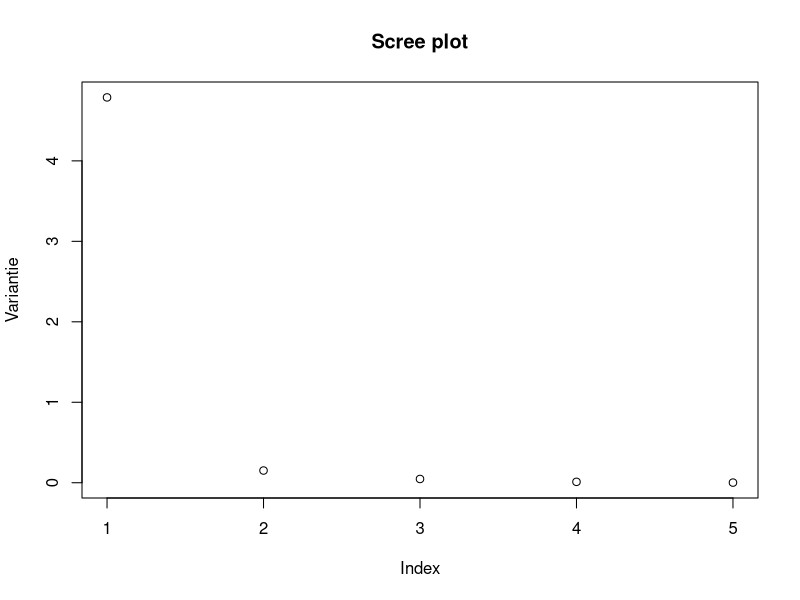
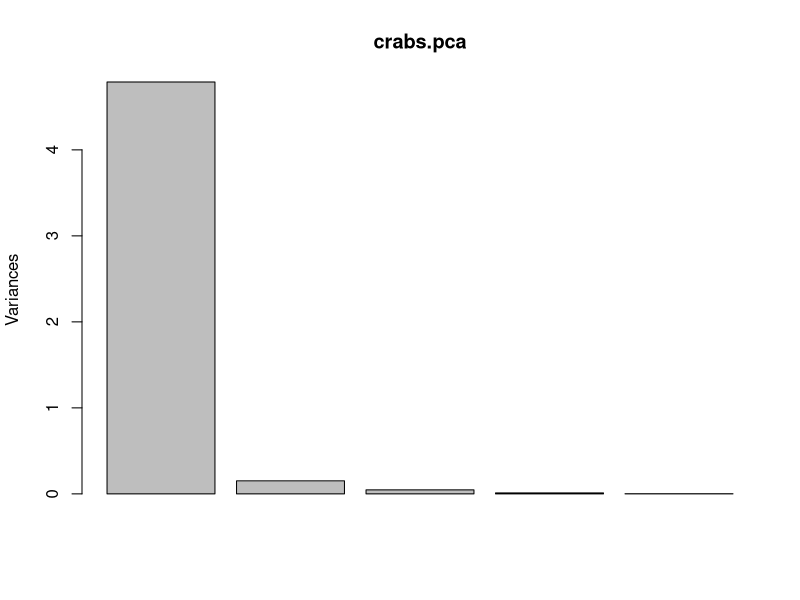
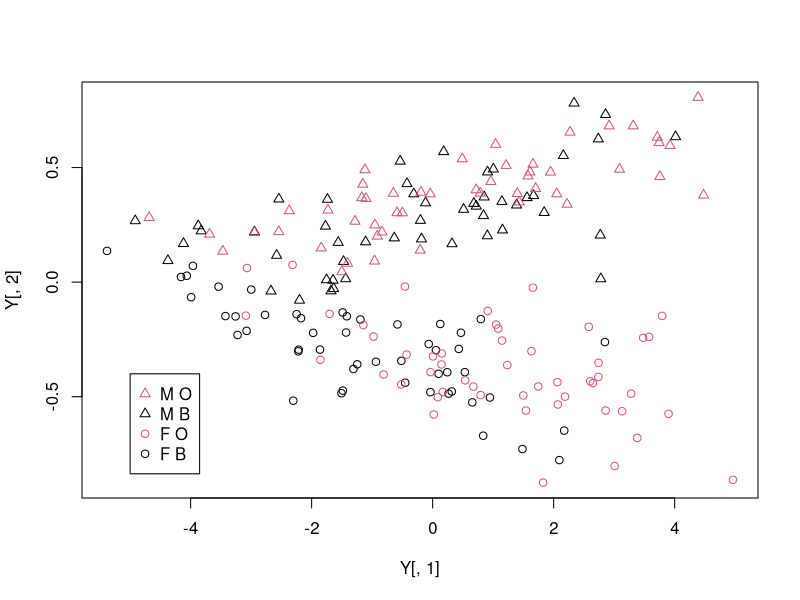
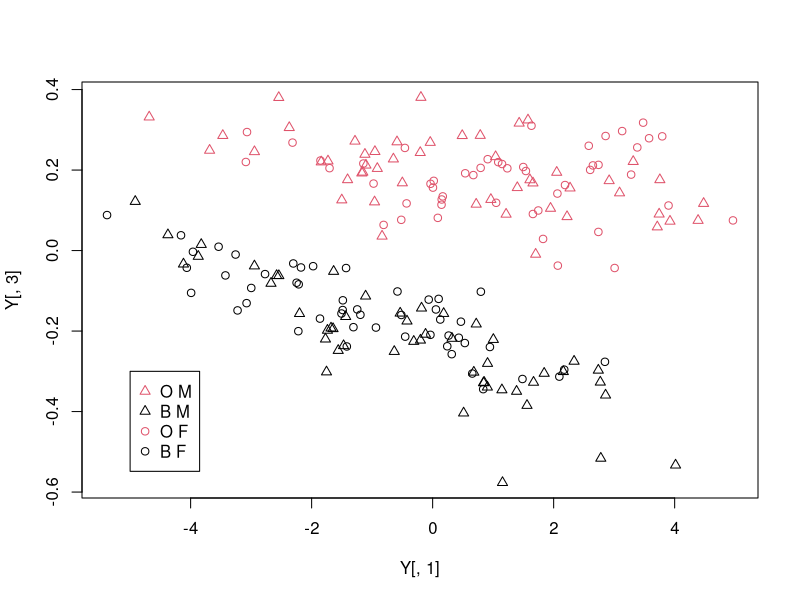
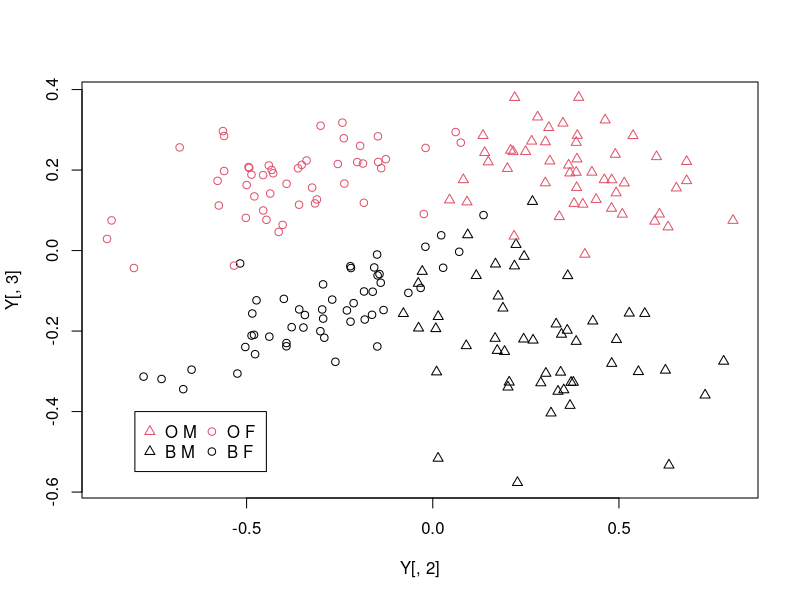
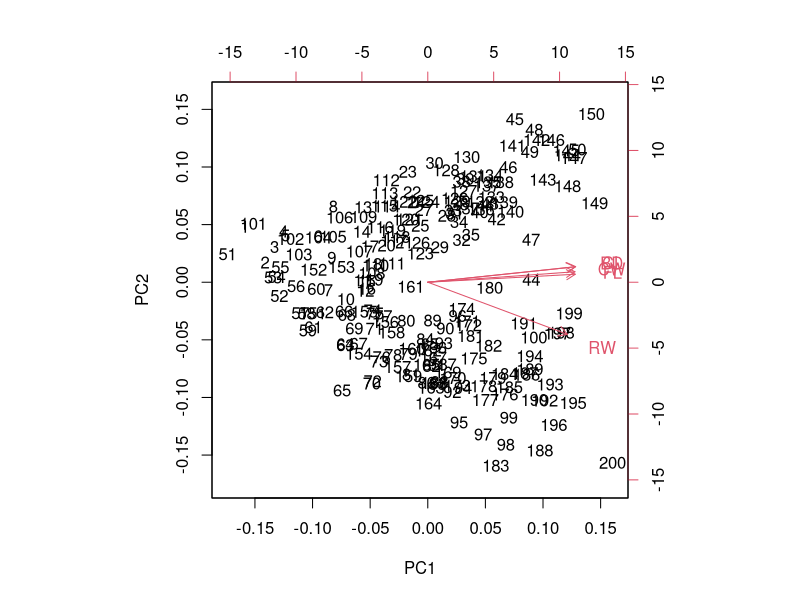
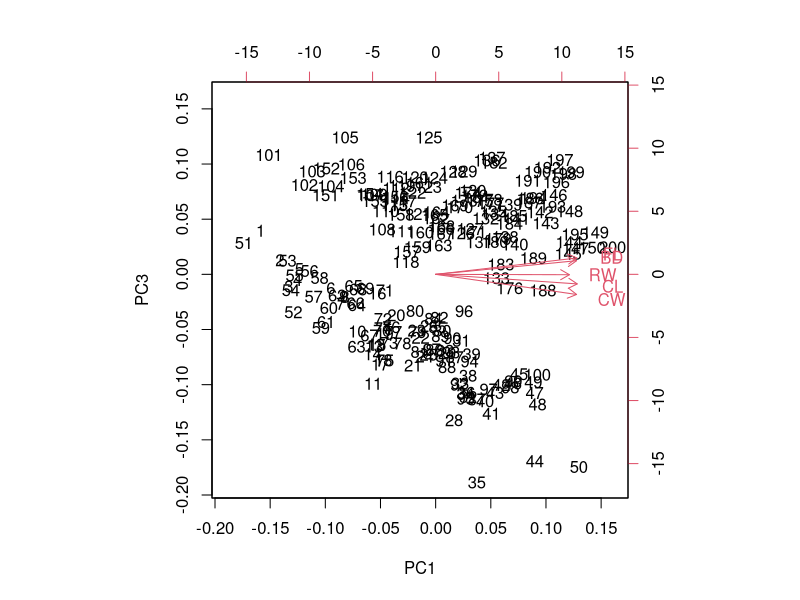
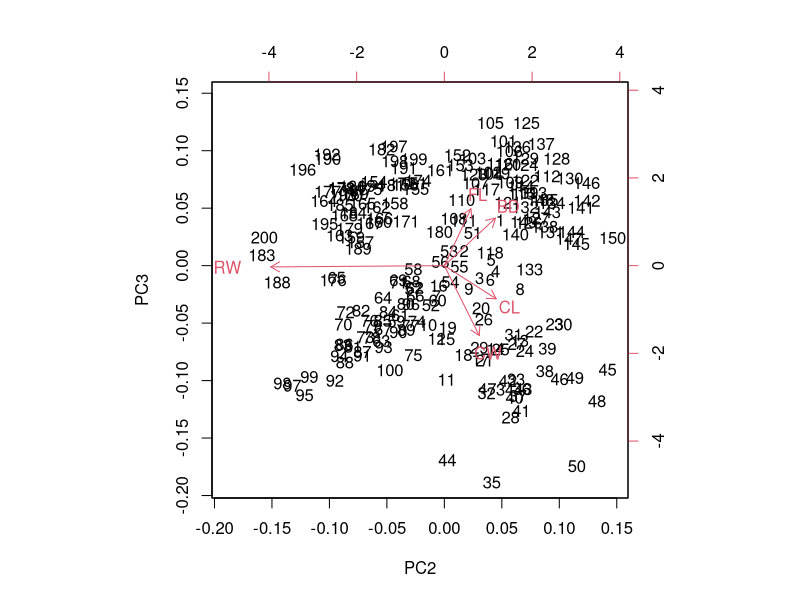

R code for these plots, in order:
## PCA

library(MASS)
attach(crabs); help(crabs)
summary(crabs); head(crabs)
# Afmetingen: http://www.cma4ch.org/chemo/image/crab-carapace.png

## Manuele berekeningen
X = scale(crabs[,4:8])
crabs.eig = eigen(cor(X))
crabs.eig$values/sum(crabs.eig$values)
cumsum(crabs.eig$values/sum(crabs.eig$values))
plot(1:5,crabs.eig$values,main="Scree plot",xlab="Index",ylab="Variantie")
P = crabs.eig$vectors; P # Y = XP
Y1 = X%*%P; head(Y1)
## Eerste principaalcomponent correleert in dezelfde mate met alle veranderlijken:  dit is de "grootte" van de krab: kleinere PC1 (wegens mintekens) betekent grotere krab
## Tweede component kijkt naar het verschil tussen het achterlijf RW en de andere veranderlijken: hogere PC2 betekent breder achterlijf *in vergelijking met de rest van het lichaam*
## Derde component vergelijkt de grootte van het karkas met de dikte en de voorkant van het lijf (RW speelt geen rol van betekenis): hoe groter PC3, hoe dikker het lijf/breder de voorkant van de krab

## Ingebouwde commando's
crabs.pca = prcomp(X,scale=TRUE)
plot(crabs.pca)
summary(crabs.pca) 
attributes(crabs.pca)
P = crabs.pca$rotation; P
Y = predict(crabs.pca); head(Y)
max(abs(Y)-abs(Y1))
colSums(P^2)
# de eigenvectoren zijn genormeerd (en dus op het teken na bepaald, vergelijk manuele berekeningen met output van ingebouwde commando's)
## Rotatie-matrix is identiek op teken na, maar dat is arbitrair bij keuze van (genormaliseerde) eigenvector
## In de praktijk natuurlijk altijd ingebouwde commando's gebruiken

# De eerste principaalcomponent verklaart ruim 95% van alle variantie in de data.
# Een grotere krab heeft een groter achterlijf en grotere poten grotere alles.
# Deze veranderlijke kan dus in grote mate de vijf afmetingen vervangen in één maat "grootte"

tapply(Y[,2],sex,mean)
tapply(Y[,3],sp,mean)
SEX = as.factor(c("M","M","F","F")) # voor legende
SP  = as.factor(c("O","B","O","B")) # voor legende
plot(Y[,1],Y[,2],col=as.numeric(sp),pch=as.numeric(sex))
legend(-5,-.4, paste(SEX,SP), col=as.numeric(SP), pch=as.numeric(SEX))
plot(Y[,1],Y[,3],col=as.numeric(sp),pch=as.numeric(sex))
legend(-5,-0.3, paste(SP,SEX), col=as.numeric(SP), pch=as.numeric(SEX))
plot(Y[,2],Y[,3],col=as.numeric(sp),pch=as.numeric(sex))
legend(-.8,-0.4,ncol=2, paste(SP,SEX), col=as.numeric(SP), pch=as.numeric(SEX))
## Grootte van een krab (PC1) verraadt geslacht noch soort.
## Vrouwelijke krabben hebben een relatief breder achterlijf (PC2 negatief) ten opzichte van de rest van het lichaam.
## Oranje krabben hebben een dikker lijf in vergelijking met de grootte van het schild (positieve PC3)

# Ondanks het feit dat heel wat variantie in één maat te vatten is, zit er duidelijk wel nog veel informatie in de bijkomende componenten
# Herinner je dat er bij de clusteringtechnieken niet echt structurele groepen werden waargenomen (tenzij een eerder arbitraire indeling in kleinere en grotere krabben)
# In vorige sessie bleek dat de afmetingen niet verschillen naargelang één afmeting, maar wel bij simultaan vergelijken van afmetingen
# Door naar de onafhankelijke richtingen in de data te kijken, is het hier blijkbaar wel mogelijk om een quasi perfect onderscheid te maken

biplot(crabs.pca,choices=c(1,2))
biplot(crabs.pca,choices=c(1,3))
biplot(crabs.pca,choices=c(2,3))
## biplot voegt aan getransformeerde data ook "oude basisvectoren" toe zodat effect van de originele veranderlijken meteen af te lezen is
detach(crabs)

library(MASS)
data(UScereal); help(UScereal)
summary(UScereal); head(UScereal)
attach(UScereal)
names(UScereal)
## Als vereenvoudiging gaan we er van uit dat
## de voedingscategorieen elkaar onderling niet overlappen en
## de volledige inhoud van de ontbijtgranen beschrijven
## Sugars: snelle suikers, aanwezig in fruit, honing (doorgaans lekker maar calorierijk en niet beschouwd als gezond)
## Carbo: (meestal verwerkte) complexe suikers als in rijst, bloem (enkel gezond indien niet verwerkt vb. granen vs bloem)
## Fiber: onverteerbare suikers uit planten (beschouwd als erg gezond)

X = cbind(protein,fat,sodium=sodium/1000,fibre,carbo,sugars,potassium=potassium/1000)
row.names(X) = 1:dim(X)[1]
cereal.pca = prcomp(X)
# aangezien alle veranderlijken dezelfde eenheid hebben, is ongeschaalde PCA te overwegen
screeplot(cereal.pca)
summary(cereal.pca)
# drie PC's beschrijven 98% van de variabiliteit
Y = predict(cereal.pca)
cereal.pca$rotation
## PC1: hoe hoger PC1, hoe minder massa per volume (elke observatie is 1 cup, dus volume is constant). hoe hoger coefficient hoe meer variatie in die component en dus (in het algemeen) meer van die component aanwezig. granen met hoge PC1 zijn dus luchtig (gepofte rijst), lage PC1 betekent dens (noten). 
## PC2: vergelijkt carbo enerzijds met fibre en sugars anderzijds, dit zijn niet toevallig de stoffen die in grootste mate voorkomen. hoe hoger PC2 hoe minder complexe suikers en hoe meer van de andere suikers/vezels (carbo zullen automatisch aanwezig zijn in ontbijtgranen, suiker en vezels moeten doorgaans expliciet worden toegevoegd om de meerwaarde smaak/gezond).
## PC3: vergelijkt fibres (gezond) met suikers (ongezond). hoe hoger PC3, hoe minder fibers en hoe meer suiker.

cereal.pca = prcomp(X,scale=TRUE)
screeplot(cereal.pca)
summary(cereal.pca)
## drie PC's beschrijven slechts 83% van de variabiliteit, er is niet meteen een duidelijk elleboogpunt, minder duidelijk dimensiereductie mogelijk
Y = predict(cereal.pca)
cereal.pca$rotation
## PC1: maat voor de densiteit van de ontbijtgranen, vergelijkbaar met boven al geeft de grootte van de coefficient nu geen indicatie meer van hoeveel er van die stof aanwezig is.
## PC2: vet en suiker vs de rest: lagere PC2 is zoeter en vetter, kan worden beschouwd als extra lekker (maar ongezond)
## PC3: vezels en potassium vs de rest: lagere PC3 heeft meer kalium en vezels, worden beschouwd als extra gezond, moeten doorgaans expliciet worden toegevoegd
## weliswaar zelfde eenheid maar toch andere schalen (tot factor duizend), andere voedingsstoffen hebben andere "drempels" (1g zout is veel impactvoller dan 1g proteinen) dus beter schalen!

biplot(cereal.pca,choices=c(1,2))
biplot(cereal.pca,choices=c(1,3))
biplot(cereal.pca,choices=c(2,3))
row.names(UScereal)[c(1,2,3,31,32)] # Lage PC 1
row.names(UScereal)[c(47)] # Hoge PC 1
## All-bran en grape-nuts relatief zwaar/dens in vergelijking met andere ontbijtgranen, gepofte rijst aan andere uiterste: zeer licht bij eenzelfde volume
row.names(UScereal)[c(32,18,56)] # Lage PC 2
row.names(UScereal)[c(3,31,54,55)] # Hoge PC 2
## Smacks (en ook beide andere) zijn extra gezoete ontbijtgranen (honing, bruine suiker), de andere zijn niet extra gezoet
row.names(UScereal)[c(1,2,3)] # Lage PC 3
row.names(UScereal)[c(31,32)] # Hoge PC 3
## All-bran bevat inderdaad expliciet extra vezels terwijl noten eerder vetten bevatten

plot(Y[,1],Y[,2],col=shelf)
legend(-6,2, 1:3, col=1:3,pch=1)
plot(Y[,1],Y[,3],col=shelf)
legend(-6,2, 1:3, col=1:3,pch=1)
plot(Y[,2],Y[,3],col=shelf)
legend(0,3,ncol=3, 1:3, col=1:3,pch=1)
## PC1: De meest dense ontbijtgranen steeds op de bovenste plank (vaak noten = duurder), lichtere ontbijtgranen komen voor op alle shelves.
## PC2: Niet gezoete granen (Y2>0) doorgaans op eerste schap en gezoete op het tweede. Op het derde schap staan deze soorten door elkaar.
## PC3: Geen duidelijk verband met het schap
## Algemeen: Extreemste waarden (expliciete branding = duurder) doorgaans op eerste schap

detach(UScereal)

